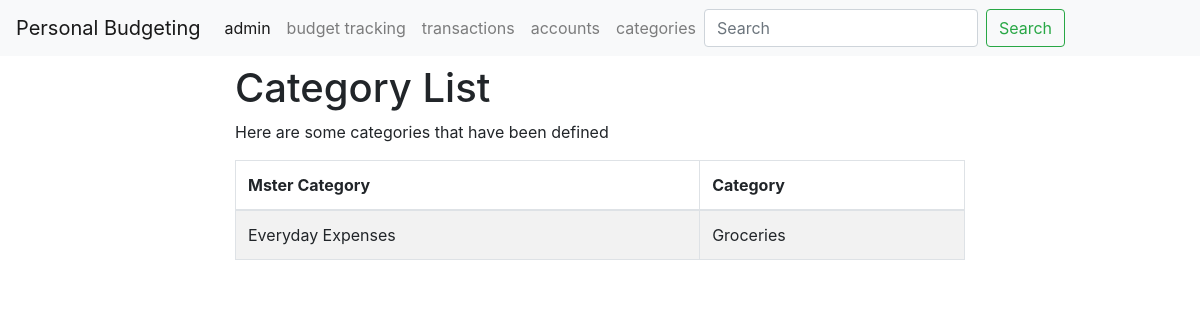
The page /categories/ on the database as committed earlier.
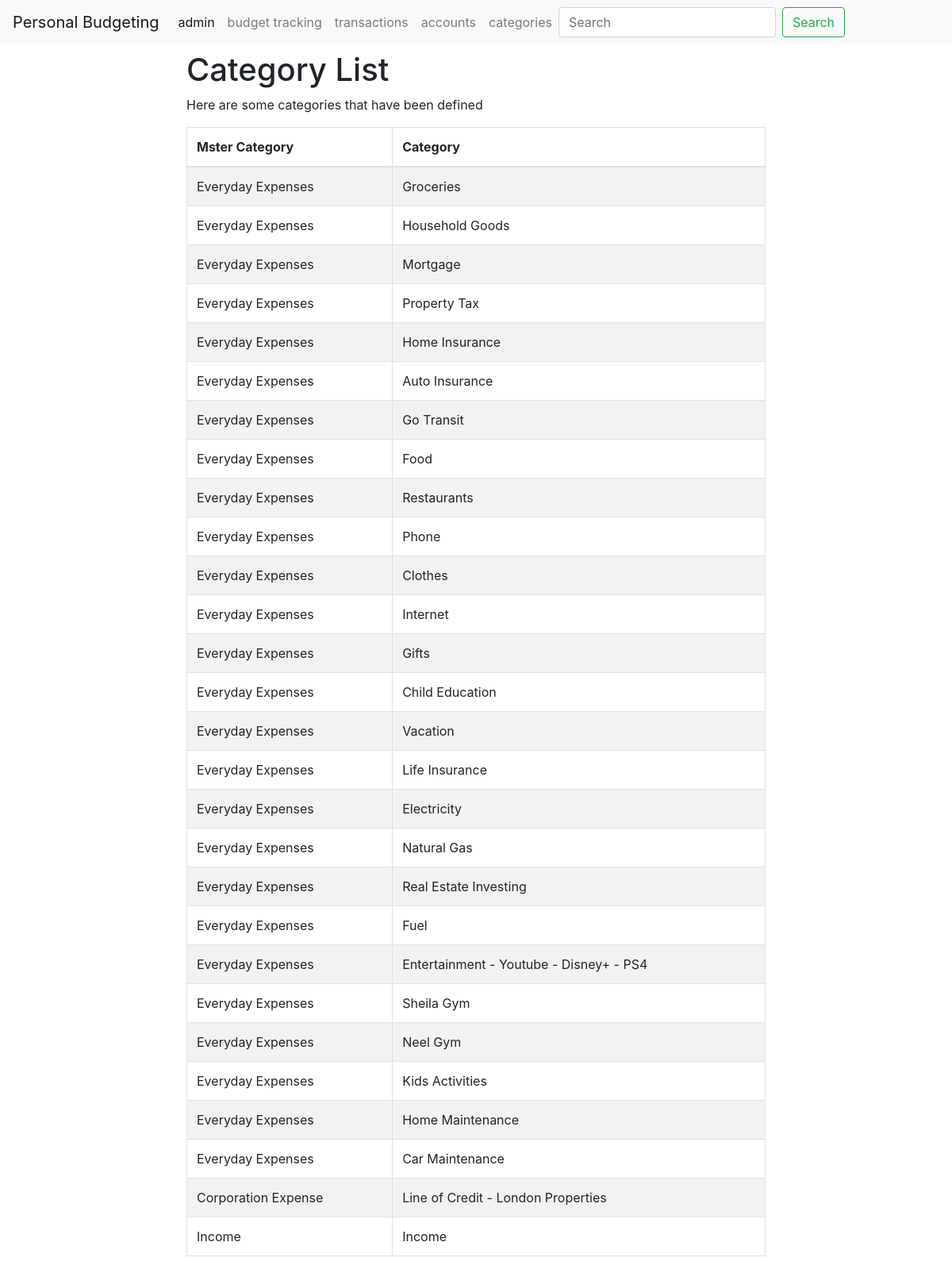
The same page on the database as committed later.
### categories/models.py (models this page shows, shortened)
class Category(models.Model):
    master_category = models.CharField(max_length=200, default='none')
    category = models.CharField(max_length=200)

### categories/views.py (the view)
# urls.py: path('', views.index, name='accounts-index'),
def index(request):
    template = loader.get_template('categories/index.html')
    show_categories = Category.objects.all()
    show_transactions = Transaction.objects.all()
    total = Transaction.objects.all().aggregate(sum=Sum('amount'))['sum'] or 0.00
    total = "{:.2f}".format(total)
    context = {
        'show_categories': show_categories,
        'show_transactions':show_transactions,
        'total': total,
    }
    return HttpResponse(template.render(context, request))

### templates/categories/index.html
{% extends 'base.html' %}
{% block content %}
<div class="container">
      <div class="row justify-content-center">
        <div class="col-8">
          <h1 class="mt-2">Category List</h1>
<p> Here are some categories that have been defined</p>
<table class="table table-striped table-bordered">
<thead>
<tr>
<th scope="col">Mster Category</th>
<th scope="col">Category</th>
</thead>
<tbody>
{% if show_categories %}
    {% for category in show_categories %}
        <tr>
        <td>{{ category.master_category }}</td>
        <td>{{ category.category}}</td>
    {% endfor %}
{% else %}
    Nothing available
{% endif %}
</tbody>
</table>
</div>
</div>
</div>
{% endblock %}

### templates/base.html (shortened to what this page needs)
<!doctype html>
<html lang="en">
  <head>
{% load bootstrap4 %}
{% bootstrap_css %}
  </head>
  <body>
  <nav class="navbar navbar-expand-lg navbar-light bg-light">
  <a class="navbar-brand" href="#">Personal Budgeting</a>
  <div class="collapse navbar-collapse" id="navbarSupportedContent">
    <ul class="navbar-nav mr-auto">
      <li class="nav-item active">
        <a class="nav-link" href="/admin/login/?next=/admin/">admin <span class="sr-only">(current)</span></a>
      </li>
      <li class="nav-item">
        <a class="nav-link" href="/budgettracker/">budget tracking</a>
      </li>
      <li class="nav-item">
        <a class="nav-link" href="/transactions/">transactions</a>
      </li>
      <li class="nav-item">
        <a class="nav-link" href="/accounts/">accounts</a>
      </li>      <li class="nav-item">
        <a class="nav-link" href="/categories/">categories</a>
      </li>
    <form class="form-inline my-2 my-lg-0">
      <input class="form-control mr-sm-2" type="search" placeholder="Search" aria-label="Search">
      <button class="btn btn-outline-success my-2 my-sm-0" type="submit">Search</button>
    </form>
  </div>
</nav>
          {% block content %}
          {% endblock %}
  </body>
</html>

Rows that differ between the two databases and show on the page:
added Category: master_category "Everyday Expenses", category "Household Goods"
added Category: master_category "Everyday Expenses", category "Mortgage"
added Category: master_category "Everyday Expenses", category "Property Tax"
added Category: master_category "Everyday Expenses", category "Home Insurance"
added Category: master_category "Everyday Expenses", category "Auto Insurance"
added Category: master_category "Everyday Expenses", category "Go Transit"
added Category: master_category "Everyday Expenses", category "Food"
added Category: master_category "Everyday Expenses", category "Restaurants"
added Category: master_category "Everyday Expenses", category "Phone"
added Category: master_category "Everyday Expenses", category "Clothes"
added Category: master_category "Everyday Expenses", category "Internet"
added Category: master_category "Everyday Expenses", category "Gifts"
added Category: master_category "Everyday Expenses", category "Child Education"
added Category: master_category "Everyday Expenses", category "Vacation"
added Category: master_category "Everyday Expenses", category "Life Insurance"
added Category: master_category "Everyday Expenses", category "Electricity"
added Category: master_category "Everyday Expenses", category "Natural Gas"
added Category: master_category "Everyday Expenses", category "Real Estate Investing"
added Category: master_category "Everyday Expenses", category "Fuel"
added Category: master_category "Everyday Expenses", category "Entertainment - Youtube - Disney+ - PS4"
added Category: master_category "Everyday Expenses", category "Sheila Gym"
added Category: master_category "Everyday Expenses", category "Neel Gym"
added Category: master_category "Everyday Expenses", category "Kids Activities"
added Category: master_category "Everyday Expenses", category "Home Maintenance"
added Category: master_category "Everyday Expenses", category "Car Maintenance"
added Category: master_category "Corporation Expense", category "Line of Credit - London Properties"
added Category: master_category "Income", category "Income"
